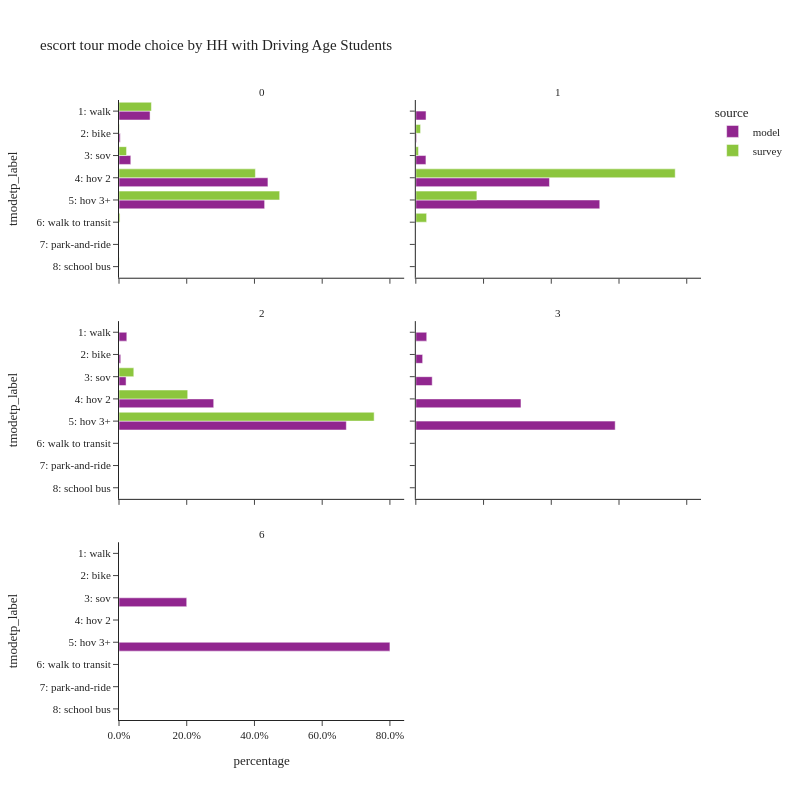

Notebook code for this chart:
### Code cell
plot_mode_choice(es_tour,
                 "hhhsc",
                 {
                  "tmodetp_label":util.tmodetp_cat.values()},
                 "HH with Driving Age Students",2,800)

### Figure 1 — Plotly figure (JSON) as saved in the notebook; plotly's stock layout.template omitted (floating-point values rounded to 4 significant figures)
{"data": [{"alignmentgroup": "True", "customdata": [[51466], [2049], [19527], [246752], [241293]], "hovertemplate": "source=model<br>hhhsc=0<br>percentage=%{x}<br>tmodetp_label=%{y}<br>sample count=%{customdata[0]}<extra></extra>", "legendgroup": "model", "marker": {"color": "#91268F", "pattern": {"shape": ""}}, "name": "model", "offsetgroup": "model", "orientation": "h", "showlegend": true, "textposition": "auto", "type": "bar", "x": [0.09173, 0.003652, 0.0348, 0.4398, 0.43], "xaxis": "x5", "y": ["1: walk", "2: bike", "3: sov", "4: hov 2", "5: hov 3+"], "yaxis": "y5"}, {"alignmentgroup": "True", "customdata": [[1728], [126], [1710], [22601], [31108]], "hovertemplate": "source=model<br>hhhsc=1<br>percentage=%{x}<br>tmodetp_label=%{y}<br>sample count=%{customdata[0]}<extra></extra>", "legendgroup": "model", "marker": {"color": "#91268F", "pattern": {"shape": ""}}, "name": "model", "offsetgroup": "model", "orientation": "h", "showlegend": false, "textposition": "auto", "type": "bar", "x": [0.03017, 0.0022, 0.02986, 0.3946, 0.5432], "xaxis": "x6", "y": ["1: walk", "2: bike", "3: sov", "4: hov 2", "5: hov 3+"], "yaxis": "y6"}, {"alignmentgroup": "True", "customdata": [[180], [40], [163], [2184], [5242]], "hovertemplate": "source=model<br>hhhsc=2<br>percentage=%{x}<br>tmodetp_label=%{y}<br>sample count=%{customdata[0]}<extra></extra>", "legendgroup": "model", "marker": {"color": "#91268F", "pattern": {"shape": ""}}, "name": "model", "offsetgroup": "model", "orientation": "h", "showlegend": false, "textposition": "auto", "type": "bar", "x": [0.02305, 0.005122, 0.02087, 0.2797, 0.6713], "xaxis": "x3", "y": ["1: walk", "2: bike", "3: sov", "4: hov 2", "5: hov 3+"], "yaxis": "y3"}, {"alignmentgroup": "True", "customdata": [[8], [5], [12], [77], [146]], "hovertemplate": "source=model<br>hhhsc=3<br>percentage=%{x}<br>tmodetp_label=%{y}<br>sample count=%{customdata[0]}<extra></extra>", "legendgroup": "model", "marker": {"color": "#91268F", "pattern": {"shape": ""}}, "name": "model", "offsetgroup": "model", "orientation": "h", "showlegend": false, "textposition": "auto", "type": "bar", "x": [0.03226, 0.02016, 0.04839, 0.3105, 0.5887], "xaxis": "x4", "y": ["1: walk", "2: bike", "3: sov", "4: hov 2", "5: hov 3+"], "yaxis": "y4"}, {"alignmentgroup": "True", "customdata": [[1], [4]], "hovertemplate": "source=model<br>hhhsc=6<br>percentage=%{x}<br>tmodetp_label=%{y}<br>sample count=%{customdata[0]}<extra></extra>", "legendgroup": "model", "marker": {"color": "#91268F", "pattern": {"shape": ""}}, "name": "model", "offsetgroup": "model", "orientation": "h", "showlegend": false, "textposition": "auto", "type": "bar", "x": [0.2, 0.8], "xaxis": "x", "y": ["3: sov", "5: hov 3+"], "yaxis": "y"}, {"alignmentgroup": "True", "customdata": [[79], [10], [27], [258], [212], [9], [3]], "hovertemplate": "source=survey<br>hhhsc=0<br>percentage=%{x}<br>tmodetp_label=%{y}<br>sample count=%{customdata[0]}<extra></extra>", "legendgroup": "survey", "marker": {"color": "#8CC63E", "pattern": {"shape": ""}}, "name": "survey", "offsetgroup": "survey", "orientation": "h", "showlegend": true, "textposition": "auto", "type": "bar", "x": [0.09573, 0.00119, 0.02228, 0.4027, 0.4745, 0.003052, 0.0005548], "xaxis": "x5", "y": ["1: walk", "2: bike", "3: sov", "4: hov 2", "5: hov 3+", "6: walk to transit", "8: school bus"], "yaxis": "y5"}, {"alignmentgroup": "True", "customdata": [[1], [1], [1], [29], [11], [1]], "hovertemplate": "source=survey<br>hhhsc=1<br>percentage=%{x}<br>tmodetp_label=%{y}<br>sample count=%{customdata[0]}<extra></extra>", "legendgroup": "survey", "marker": {"color": "#8CC63E", "pattern": {"shape": ""}}, "name": "survey", "offsetgroup": "survey", "orientation": "h", "showlegend": false, "textposition": "auto", "type": "bar", "x": [0.000217, 0.01403, 0.007579, 0.766, 0.1803, 0.0319], "xaxis": "x6", "y": ["1: walk", "2: bike", "3: sov", "4: hov 2", "5: hov 3+", "6: walk to transit"], "yaxis": "y6"}, {"alignmentgroup": "True", "customdata": [[1], [2], [6]], "hovertemplate": "source=survey<br>hhhsc=2<br>percentage=%{x}<br>tmodetp_label=%{y}<br>sample count=%{customdata[0]}<extra></extra>", "legendgroup": "survey", "marker": {"color": "#8CC63E", "pattern": {"shape": ""}}, "name": "survey", "offsetgroup": "survey", "orientation": "h", "showlegend": false, "textposition": "auto", "type": "bar", "x": [0.04369, 0.2029, 0.7534], "xaxis": "x3", "y": ["3: sov", "4: hov 2", "5: hov 3+"], "yaxis": "y3"}], "layout": {"annotations": [{"font": {}, "showarrow": false, "text": "6", "x": 0.245, "xanchor": "center", "xref": "paper", "y": 0.2867, "yanchor": "bottom", "yref": "paper"}, {"font": {}, "showarrow": false, "text": "2", "x": 0.245, "xanchor": "center", "xref": "paper", "y": 0.6433, "yanchor": "bottom", "yref": "paper"}, {"font": {}, "showarrow": false, "text": "3", "x": 0.755, "xanchor": "center", "xref": "paper", "y": 0.6433, "yanchor": "bottom", "yref": "paper"}, {"font": {}, "showarrow": false, "text": "0", "x": 0.245, "xanchor": "center", "xref": "paper", "y": 1.0, "yanchor": "bottom", "yref": "paper"}, {"font": {}, "showarrow": false, "text": "1", "x": 0.755, "xanchor": "center", "xref": "paper", "y": 1.0, "yanchor": "bottom", "yref": "paper"}], "barmode": "group", "height": 800, "legend": {"title": {"text": "source"}, "tracegroupgap": 0}, "title": {"text": "escort tour mode choice by HH with Driving Age Students"}, "width": 800, "xaxis": {"anchor": "y", "domain": [0, 0.49], "tickformat": ".1%", "title": {"text": "percentage"}}, "xaxis2": {"anchor": "y2", "domain": [0.51, 1], "matches": "x", "tickformat": ".1%", "title": {"text": "percentage"}}, "xaxis3": {"anchor": "y3", "domain": [0, 0.49], "matches": "x", "showticklabels": false, "tickformat": ".1%"}, "xaxis4": {"anchor": "y4", "domain": [0.51, 1], "matches": "x", "showticklabels": false, "tickformat": ".1%"}, "xaxis5": {"anchor": "y5", "domain": [0, 0.49], "matches": "x", "showticklabels": false, "tickformat": ".1%"}, "xaxis6": {"anchor": "y6", "domain": [0.51, 1], "matches": "x", "showticklabels": false, "tickformat": ".1%"}, "yaxis": {"anchor": "x", "categoryarray": ["9: tnc", "8: school bus", "7: park-and-ride", "6: walk to transit", "5: hov 3+", "4: hov 2", "3: sov", "2: bike", "1: walk"], "categoryorder": "array", "domain": [0, 0.2867], "title": {"text": "tmodetp_label"}}, "yaxis2": {"anchor": "x2", "domain": [0, 0.2867], "matches": "y", "showticklabels": false}, "yaxis3": {"anchor": "x3", "categoryarray": ["9: tnc", "8: school bus", "7: park-and-ride", "6: walk to transit", "5: hov 3+", "4: hov 2", "3: sov", "2: bike", "1: walk"], "categoryorder": "array", "domain": [0.3567, 0.6433], "matches": "y", "title": {"text": "tmodetp_label"}}, "yaxis4": {"anchor": "x4", "domain": [0.3567, 0.6433], "matches": "y", "showticklabels": false}, "yaxis5": {"anchor": "x5", "categoryarray": ["9: tnc", "8: school bus", "7: park-and-ride", "6: walk to transit", "5: hov 3+", "4: hov 2", "3: sov", "2: bike", "1: walk"], "categoryorder": "array", "domain": [0.7133, 1.0], "matches": "y", "title": {"text": "tmodetp_label"}}, "yaxis6": {"anchor": "x6", "domain": [0.7133, 1.0], "matches": "y", "showticklabels": false}}}
